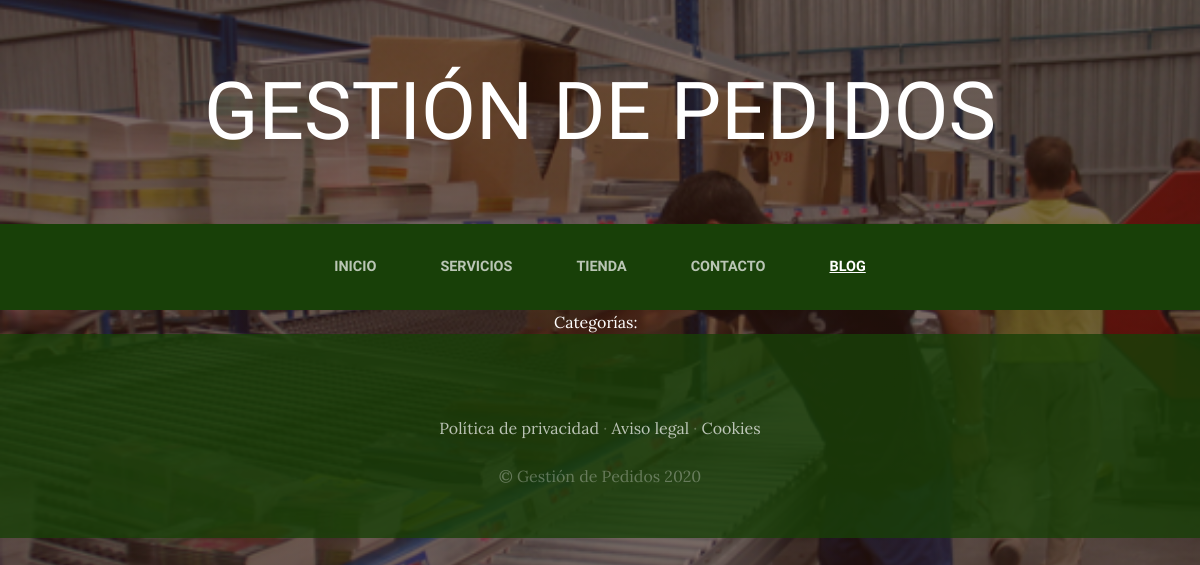
Before: /blog/ with the older database file.
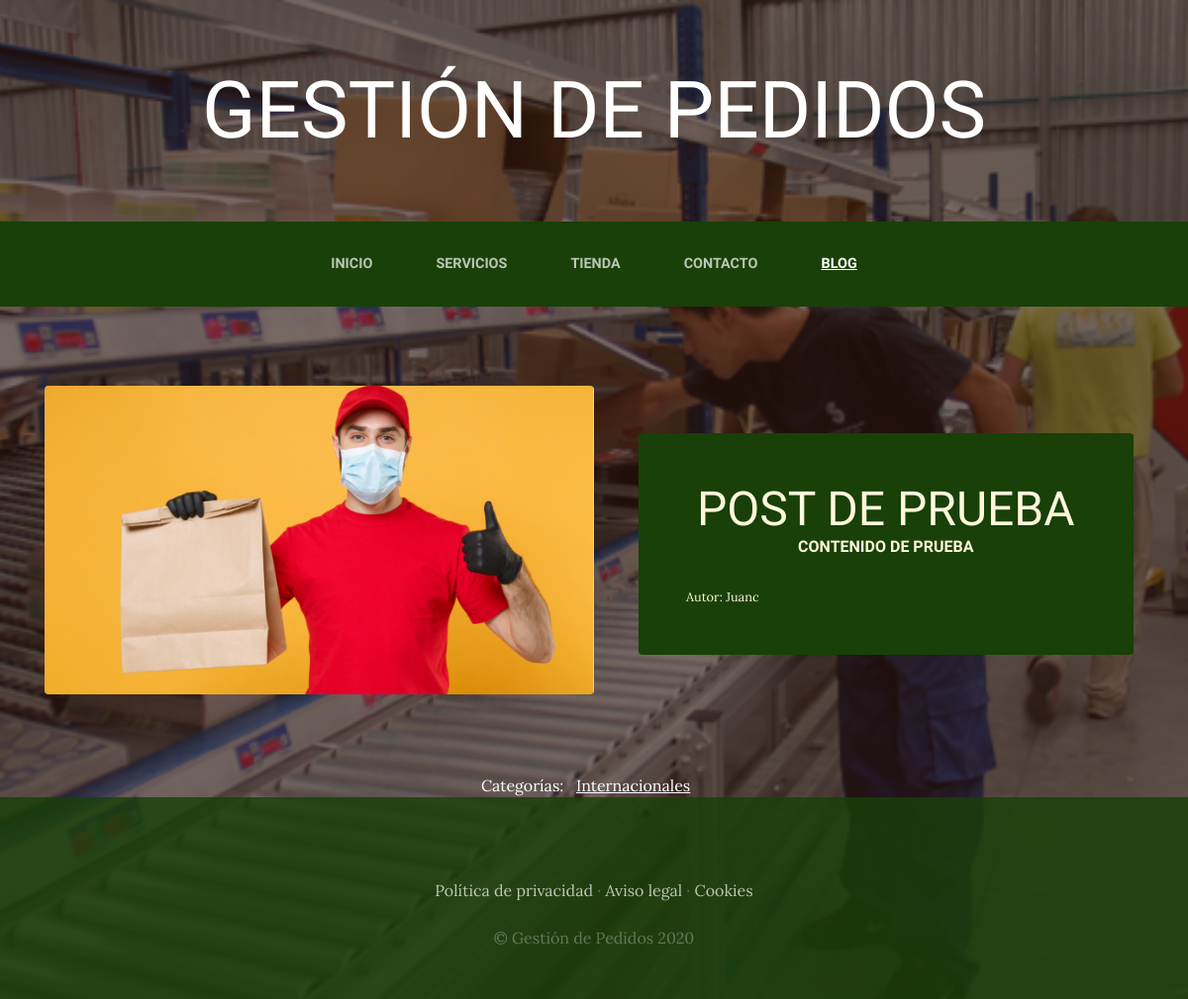
After: the same page with the newer database file.
### blog/models.py (models this page shows, shortened)
class Post(models.Model):
    titulo=models.CharField(max_length=50)
    contenido=models.CharField(max_length=50)
    imagen=models.ImageField(upload_to='blog', null=True, blank=True)
    autor=models.ForeignKey(User, on_delete=models.CASCADE)
    categorias=models.ManyToManyField(Categoria)
    created=models.DateTimeField(auto_now_add=True)
    updated=models.DateTimeField(auto_now_add=True)
    class Meta:
        verbose_name='post'
        verbose_name_plural='posts'

class Categoria(models.Model):
    nombre=models.CharField(max_length=50)
    created=models.DateTimeField(auto_now_add=True)
    updated=models.DateTimeField(auto_now_add=True)
    class Meta:
        verbose_name='categoria'
        verbose_name_plural='categorias'

### blog/views.py (the view)
# urls.py: 2. Add a URL to urlpatterns:  path('blog/', include('blog.urls'))
def blog(request):
    posts=Post.objects.all()
    return render(request, "blog/blog.html", {"posts": posts})

### blog/templates/blog/blog.html
{% extends "ProyectowebApp/base.html" %}
{% load static %}
{% block content %}
    {% for post in posts %}
    <section class="page-section clearfix">
        <div class="container">
          <div class="intro">
            <img class="intro-img img-fluid mb-3 mb-lg-0 rounded" src="{{post.imagen.url}}" alt="" style="width: 50%;">
            <div class="intro-text left-0 text-center bg-faded p-5 rounded">
              <h2 class="section-heading mb-4" >
                <span class="section-heading-lower">{{post.titulo}}</span>
                <span class="section-heading-upper">{{post.contenido}}</span>
              </h2>
              <div style="text-align: left; font-size: 0.8em;">
                Autor: {{post.autor}}
              </div>
            </div>
          </div>
        </div>
      </section>
    {% endfor %}
    <section>
        <div style="width: 75%; margin: auto; text-align: center; color: white;">
            Categorías: &nbsp;
            {% for post in posts %}
                {% for x in post.categorias.all %}
                <a href="{% url 'categoria' x.id %}" class="linksCategorias">{{x.nombre}}</a> &nbsp; &nbsp;
                {% endfor %}
            {% endfor %}
        </div>
    </section>
{% endblock %}

### ProyectowebApp/templates/ProyectowebApp/base.html (shortened to what this page needs)
<html>
<head>
    {% load static %}
    <link href="{% static 'ProyectowebApp/vendor/bootstrap/css/bootstrap.min.css' %}" rel="stylesheet">
    <link href="{% static 'ProyectowebApp/css/gestion.css' %}?v={{ timestamp }}" rel="stylesheet">
</head>
<body>
    <h1 class="site-heading text-center text-white d-none d-lg-block">
        <span class="site-heading-lower">Gestión de Pedidos</span>
      </h1>
 <nav class="navbar navbar-expand-lg navbar-dark py-lg-4" id="mainNav">
    <div class="container">
      <div class="collapse navbar-collapse" id="navbarResponsive">
        <ul class="navbar-nav mx-auto">
          <li class="nav-item {% if request.path == '/' %} active {% endif %} px-lg-4">
            <a class="nav-link text-uppercase text-expanded" href="{% url 'Home' %}">Inicio</a>
          </li>
          <li class="nav-item {% if request.path == '/servicios/' %} active {% endif %} px-lg-4">
            <a class="nav-link text-uppercase text-expanded" href="{% url 'Servicios' %}">Servicios</a>
          </li>
          <li class="nav-item {% if request.path == '/tienda/' %} active {% endif %} px-lg-4">
            <a class="nav-link text-uppercase text-expanded" href="{% url 'Tienda' %}">Tienda</a>
          </li>
          <li class="nav-item {% if request.path == '/contacto/' %} active {% endif %} px-lg-4">
            <a class="nav-link text-uppercase text-expanded" href="{% url 'Contacto' %}">Contacto</a>
          </li>
          <li class="nav-item {% if request.path|slice:':6' == '/blog/' %} active {% endif %} px-lg-4">
            <a class="nav-link text-uppercase text-expanded" href="{% url 'Blog' %}">Blog</a>
          </li>
        </ul>
      </div>
    </div>
  </nav>
    {% block content %}
    {% endblock %}
    <footer class="footer text-faded text-center py-5">
      <div class="container">
        <p class="m-0 mbt">
        	<a href="sample.html" class="link">Política de privacidad</a> ·
        	<a href="sample.html" class="link">Aviso legal</a> ·
        	<a href="sample.html" class="link">Cookies</a>
		</p>
        <p class="m-0 mbt1">&copy; Gestión de Pedidos 2020</p>
      </div>
	</footer>
</body>
</html>

### ProyectowebApp/static/ProyectowebApp/css/gestion.css (style rules this page uses)
body { font-family: 'Lora'; background: linear-gradient(rgba(47, 23, 15, 0.65), rgba(47, 23, 15, 0.65)), url("../img/bg_main.jpg"); background-attachment: fixed; background-position: center; background-size: cover; }
h1, h2, h3, h4, h5, h6 { font-family: 'Raleway'; }
p { line-height: 1.75; }
.text-faded { color: rgba(255, 255, 255, 0.3); }
.site-heading { margin-top: 5rem; margin-bottom: 5rem; text-transform: uppercase; line-height: 1; font-family: 'Raleway'; }
.site-heading .site-heading-lower { font-size: 5rem; font-weight: 100; line-height: 4rem; }
.page-section { margin-top: 5rem; margin-bottom: 5rem; }
.section-heading { text-transform: uppercase; }
.section-heading .section-heading-upper { display: block; font-size: 1rem; font-weight: 800; padding-bottom:.5rem; }
.section-heading .section-heading-lower { display: block; font-size: 3rem; font-weight: 100; }
.bg-faded { background-color: rgba(255, 255, 255, 0.85); }
#mainNav { background-color: rgba(24, 64, 8); font-family: 'Raleway'; }
#mainNav .navbar-nav .nav-item .nav-link { color: rgba(255, 255, 255, 0.7); font-weight: 800; }
#mainNav .navbar-nav .nav-item.active .nav-link { color: #ffffff; text-decoration: underline; }
@media (min-width: 992px) { #mainNav .navbar-nav .nav-item .nav-link { font-size: 0.9rem; } }
.intro { position: relative; }
@media (min-width: 992px) { .intro .intro-img { width: 75%; float: left; } }
@media (min-width: 992px) { .intro .intro-text { left: 600; width: 60%; margin-top: 3rem; background-color: rgba(24, 64, 8); color: cornsilk; position: absolute; } }
@media (min-width: 1200px) { .intro .intro-text { width: 45%; } }
.footer { background-color: rgba(24, 64, 8, 0.8); }
.mbt { padding-top: 2rem; }
.mbt1 { padding-top: 1.25rem; }
a.link { color: rgba(255, 255, 255, 0.7); }
.linksCategorias { color: white !important; text-decoration: underline; }

Changed rows visible on the page:
added Post: imagen (picture), titulo "POST DE PRUEBA", contenido "CONTENIDO DE PRUEBA", autor "Juanc"
added Categoria: nombre "Internacionales"
